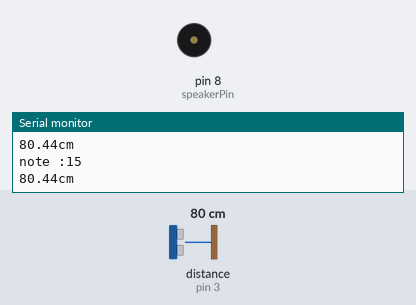
Bench run of a sketch on a simulated Arduino Uno, built with avr-gcc and run on an emulated ATmega328P. Parts: buzzer (waves = sounding), the last lines printed to the serial monitor. Wiring (inferred from the names in the program): ultrasonic range finder: trigger pin 2; echo pin 3. The test bench sets the inputs (shaded band); at power-on: distance to the obstacle (sensor on pin 3) 80 cm. The echo pulse lasts 58.3 µs per cm.

Above: at 1.2 s.
1.3 s: distance to the obstacle (sensor on pin 3) set to 75 cm
At 2.5 s:
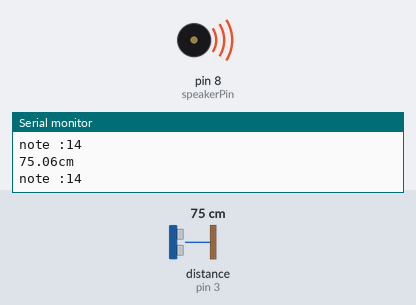
2.8 s: distance to the obstacle (sensor on pin 3) set to 2 cm
5.8 s: distance to the obstacle (sensor on pin 3) set to 18 cm
At 6.4 s:
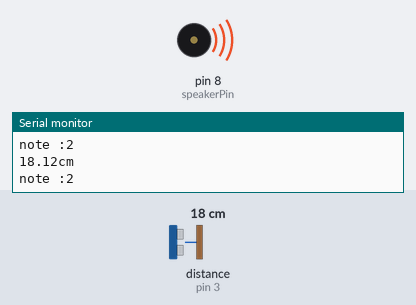
7.3 s: distance to the obstacle (sensor on pin 3) set to 4 cm
Timing chart, 0 to 9.8 s (numbered marks = the images above; inputs shaded):
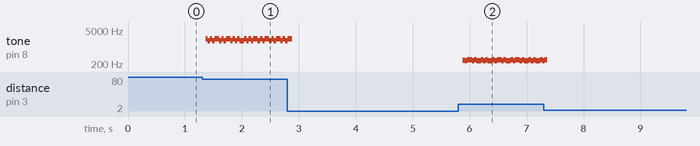

The sketch:

ultrason_buzzer.ino
```cpp
const int TrigPin = 2;
const int EchoPin = 3;
float cm;
int indnote = 0;
const int speakerPin = 8;

//int length = 28; // the number of notes
int length = 16; // the number of notes
//char notes[] = "GGAGcB GGAGdc GGxecBA yyecdc";
char notes[] = " CDEFGABcdefgab ";
//int beats[] = { 2, 2, 8, 8, 8, 16, 1, 2, 2, 8, 8,8, 16, 1, 2,2,8,8,8,8,16, 1,2,2,8,8,8,16 };
//int beats[] = { 4,4,4,4,4,4,4,4,4,4,4,4,4,4,4,4,4,4};
int beat = 2;
int tempo = 150;

void playTone(int tone, int duration) {

  for (long i = 0; i < duration * 1000L; i += tone * 2) {
     digitalWrite(speakerPin, HIGH);
     delayMicroseconds(tone);
     digitalWrite(speakerPin, LOW);
     delayMicroseconds(tone);
  }
}

void playNote(char note, int duration) {

  char names[] = {'C', 'D', 'E', 'F', 'G', 'A', 'B',
                   'c', 'd', 'e', 'f', 'g', 'a', 'b',
                   'x', 'y' };

  int tones[] = { 1915, 1700, 1519, 1432, 1275, 1136, 1014,
                   956,  834,  765,  593,  468,  346,  224,
                   655 , 715 };

  int SPEE = 5;

  // play the tone corresponding to the note name

  for (int i = 0; i < 17; i++) {

    if (names[i] == note) {
      int newduration = duration/SPEE;
      playTone(tones[i], newduration);
    }
  }
}


void setup()
{
  Serial.begin(9600);
  pinMode(TrigPin, OUTPUT);
  pinMode(EchoPin, INPUT);
  pinMode(speakerPin, OUTPUT);
}

void loop()
{
  digitalWrite(TrigPin, LOW); //Low high and low level to send a short pulse to TrigPin
  delayMicroseconds(2);
  digitalWrite(TrigPin, HIGH);
  delayMicroseconds(10);
  digitalWrite(TrigPin, LOW);

  cm = pulseIn(EchoPin, HIGH) / 58.0; //The echo time is converted into cm
  cm = (int(cm * 100.0)) / 100.0; //Keep two decimal places
  Serial.print(cm);
  Serial.print("cm");
  Serial.println();

  indnote = (cm / 5) - 1;
  if (indnote > 15) indnote = 15;
  Serial.print("note :");
  Serial.println(indnote);
  playNote(notes[indnote], beat * tempo);
  //delay(tempo);
  delay(1);
}


/*  for (int i = 0; i < length; i++) {
     if (notes[i] == ' ') {
       delay(beats[i] * tempo); // rest
     } else {
       playNote(notes[i], beats[i] * tempo);
     }

     // pause between notes
     delay(tempo);
  }

 */
```

Measured:
- the behaviour switches between 80 and 79 cm on distance to the obstacle (sensor on pin 3) (found by bisection; images 0 and 1)
- after the input at 1.3 s, tone on pin 8 (speakerPin): plays 2181 Hz for 0.04 s, 1815 Hz for 0.04 s, 2195 Hz for 0.04 s, 1823 Hz for 0.04 s, 2198 Hz for 0.08 s, 1826 Hz for 0.04 s … (30 notes in this stretch), starting after 0.06 s
- after the input at 5.8 s, tone on pin 8 (speakerPin): plays 291 Hz for 0.04 s, 266 Hz for 0.04 s, 294 Hz for 0.08 s, 268 Hz for 0.04 s, 293 Hz for 0.04 s, 268 Hz for 0.08 s … (28 notes in this stretch), starting after 0.08 s
